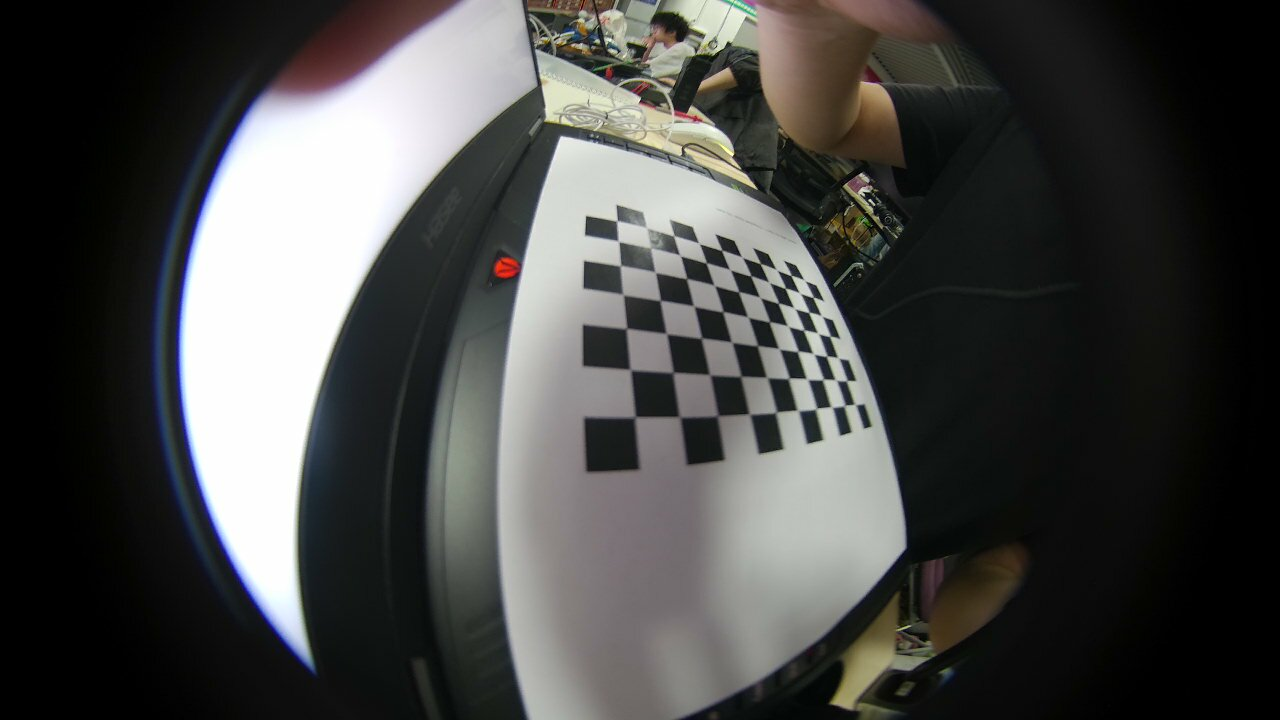
#> input picture photo/2026-04-01-222034_1.jpg, 1280 x 720 px; its folder holds 4 pictures in this run
$ python biaoding.py   (older library calls are emulated)
#> lines starting #> are read from the running program, lines starting #| are printed output that depends on the picture
import cv2
import numpy as np
import glob

# --- 1. 参数设置 ---
CHECKERBOARD = (10, 7) # 棋盘格内角点数量 (列数, 行数)
SQUARE_SIZE = 15       # 每个方块的实际物理边长 (毫米)

# 停止迭代的标准：达到最大迭代次数 30，或者精度达到 0.1
subpix_criteria = (cv2.TERM_CRITERIA_EPS + cv2.TERM_CRITERIA_MAX_ITER, 30, 0.1)
calibration_flags = cv2.fisheye.CALIB_RECOMPUTE_EXTRINSIC + cv2.fisheye.CALIB_CHECK_COND + cv2.fisheye.CALIB_FIX_SKEW

# 准备真实世界中的 3D 点云坐标
objp = np.zeros((1, CHECKERBOARD[0]*CHECKERBOARD[1], 3), np.float32)
objp[0,:,:2] = np.mgrid[0:CHECKERBOARD[0], 0:CHECKERBOARD[1]].T.reshape(-1, 2) * SQUARE_SIZE

# 储存所有图片的 3D 点和 2D 点
objpoints = [] # 真实世界中的 3D 点
imgpoints = [] # 图像平面中的 2D 像素点

# --- 2. 提取角点 ---
images = glob.glob('/home/gsp/00fish_eye_camera/photo/*.jpg')

for fname in images:
    img = cv2.imread(fname)
#> img is the input picture: shape (720, 1280, 3); mean B, G, R 70.6, 71.9, 71.6
    gray = cv2.cvtColor(img, cv2.COLOR_BGR2GRAY)
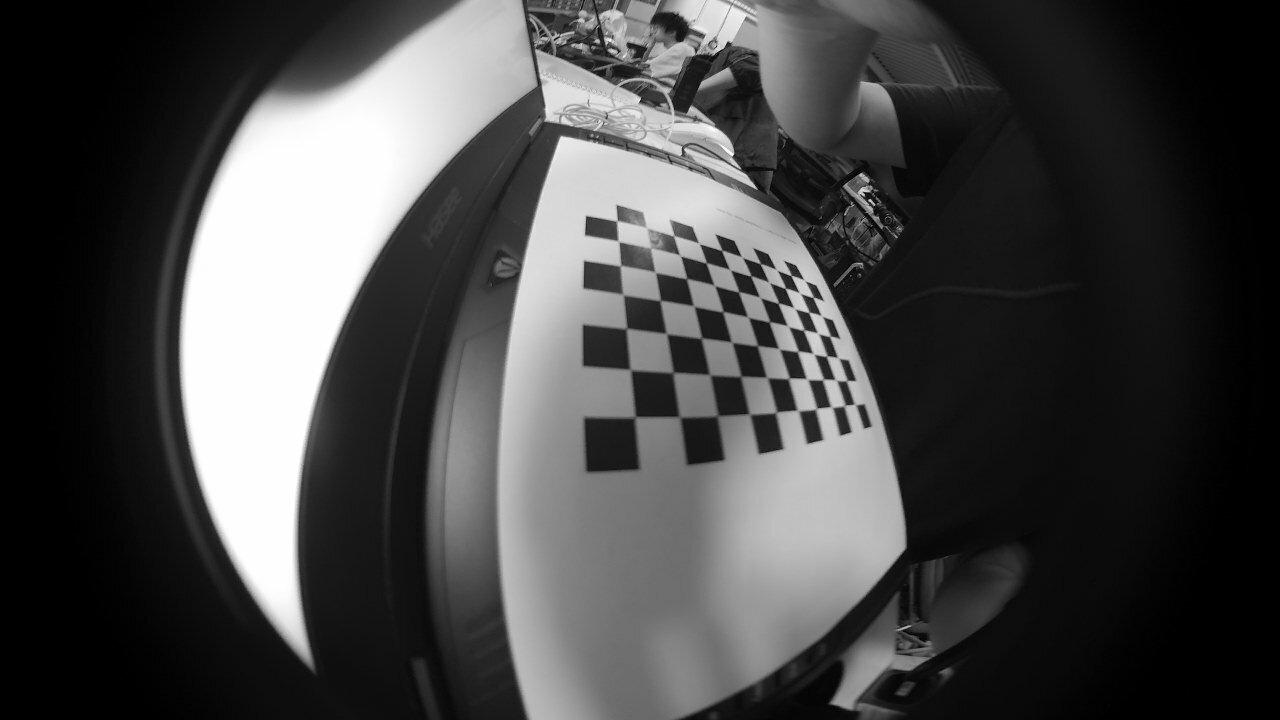
#> gray: shape (720, 1280); min 0, max 255, mean 71.7

    # 查找棋盘格角点
    ret, corners = cv2.findChessboardCorners(gray, CHECKERBOARD,
                                             cv2.CALIB_CB_ADAPTIVE_THRESH + cv2.CALIB_CB_FAST_CHECK + cv2.CALIB_CB_NORMALIZE_IMAGE)
#> ret = False; corners = None

    if ret == True:
        objpoints.append(objp)
        # 亚像素级角点精细化，提高标定精度
        corners2 = cv2.cornerSubPix(gray, corners, (3,3), (-1,-1), subpix_criteria)
        imgpoints.append(corners2)
#> pass 2 of the loop `for fname in images:`:
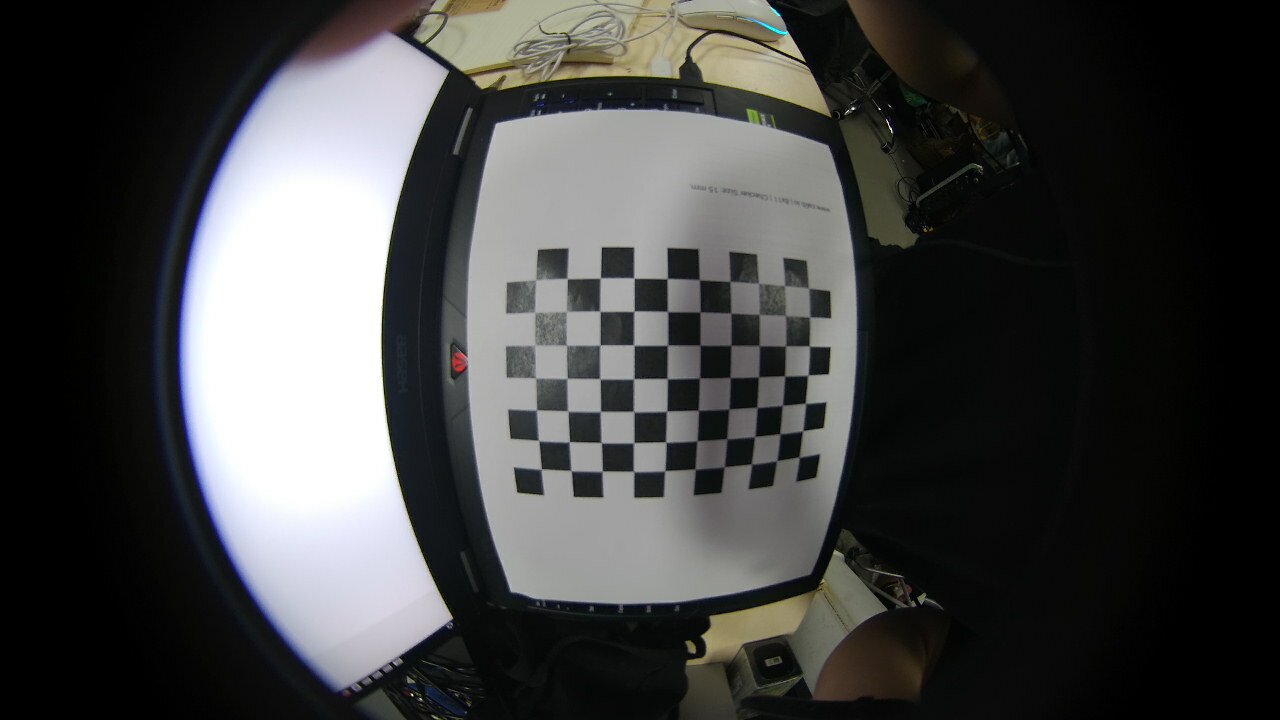
#> input picture photo/2026-04-01-222034_2.jpg, 1280 x 720 px
#> img is the input picture: shape (720, 1280, 3); mean B, G, R 66.7, 67, 66.5
#> `gray = cv2.cvtColor(img, cv2.COLOR_BGR2GRAY)`:
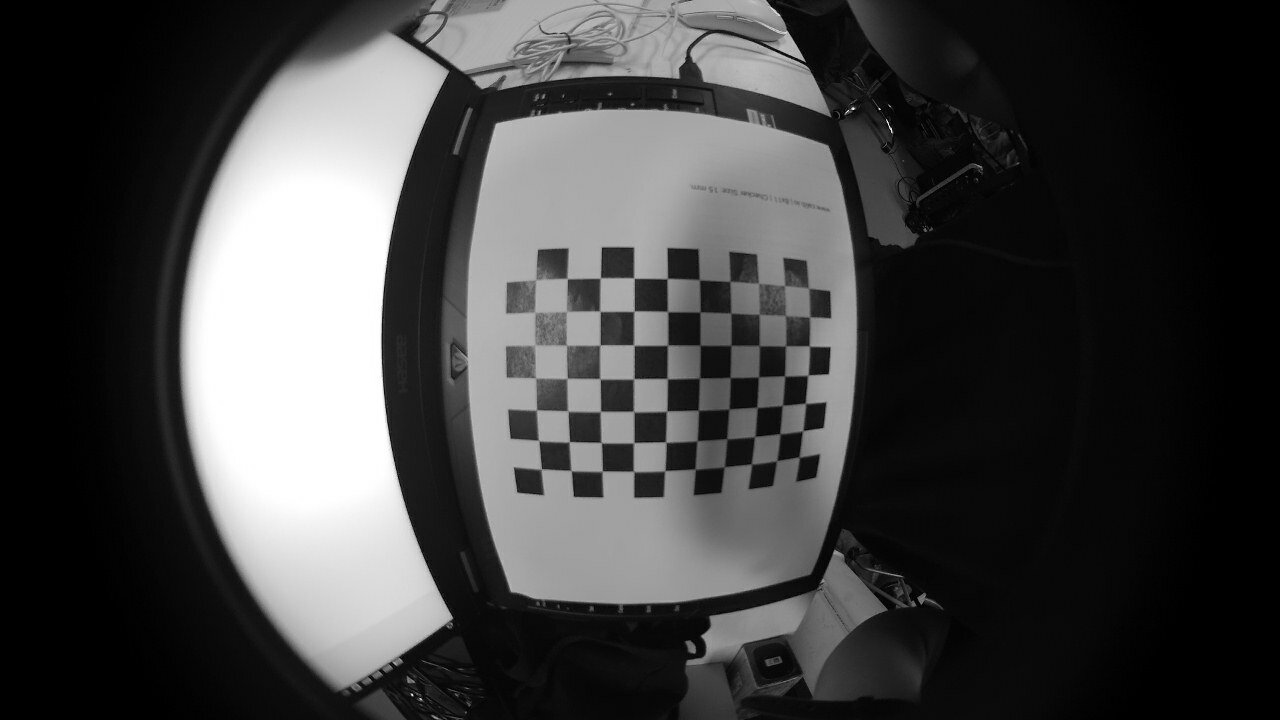
#> gray: shape (720, 1280); min 0, max 255, mean 66.8
#> ret = True; corners = 70 rows, first 8: [797.7, 456.7], [777.7, 459.8], [750.7, 463.6], [723.3, 468.3], [694.2, 468.3], [665, 470.3], [633.6, 471.1], [602.4, 470.7]
#> corners2 = 70 rows, first 8: [798.9, 457], [776.7, 460.7], [751.4, 463.8], [724.3, 466.8], [695.1, 469.1], [664.9, 470.6], [633.5, 471.3], [602.3, 471]
#> pass 3 of the loop `for fname in images:`:
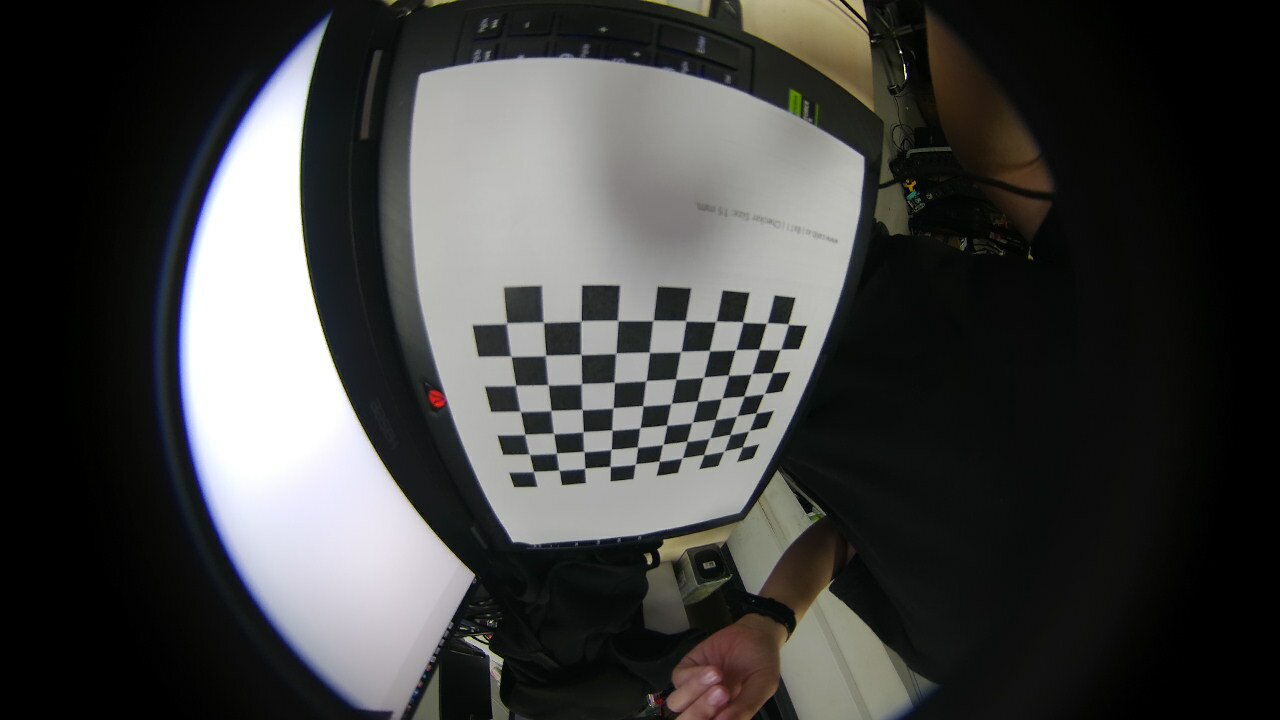
#> input picture photo/2026-04-01-222034_3.jpg, 1280 x 720 px
#> img is the input picture: shape (720, 1280, 3); mean B, G, R 64.3, 65.1, 64.9
#> `gray = cv2.cvtColor(img, cv2.COLOR_BGR2GRAY)`:
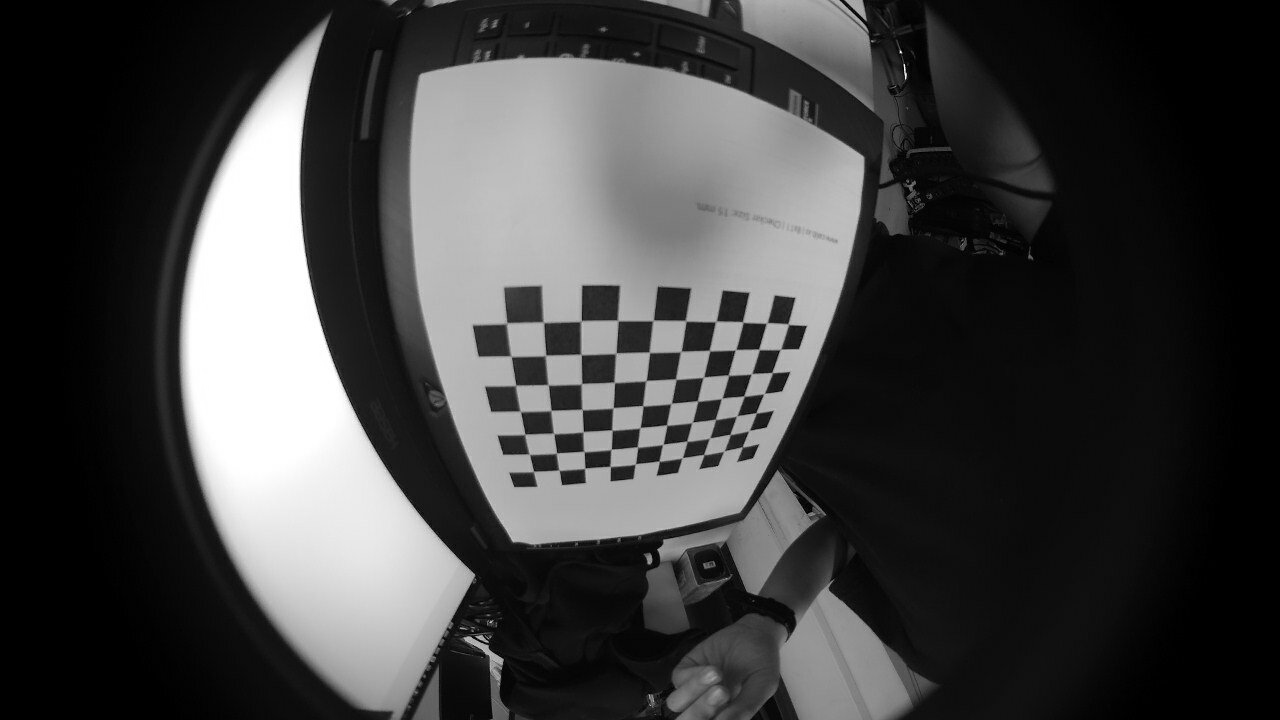
#> gray: shape (720, 1280); min 0, max 255, mean 64.9
#> corners = 70 rows, first 8: [742.4, 446.7], [724.1, 450.9], [703.7, 454.5], [682.5, 457.5], [659.1, 461.1], [635.3, 464.1], [610.3, 466.5], [584.9, 468.2]
#> corners2 = 70 rows, first 8: [742.3, 446.8], [723.9, 451.1], [703.7, 454.5], [682.3, 457.7], [659.1, 461.1], [635.3, 464.1], [610.1, 466.4], [584.8, 468.2]
#> the loop made 4 passes; the first 3 are shown

# --- 3. 进行鱼眼标定 ---
N_OK = len(objpoints)
K = np.zeros((3, 3)) # 内参矩阵
D = np.zeros((4, 1)) # 畸变系数
rvecs = [np.zeros((1, 1, 3), dtype=np.float64) for i in range(N_OK)]
#> rvecs = [[[0, 0, 0]], [[0, 0, 0]]]
tvecs = [np.zeros((1, 1, 3), dtype=np.float64) for i in range(N_OK)]
#> tvecs = [[[0, 0, 0]], [[0, 0, 0]]]

print("正在计算标定参数，请稍候...")
#> (the run stopped early here; a loop or call above may not have finished)
